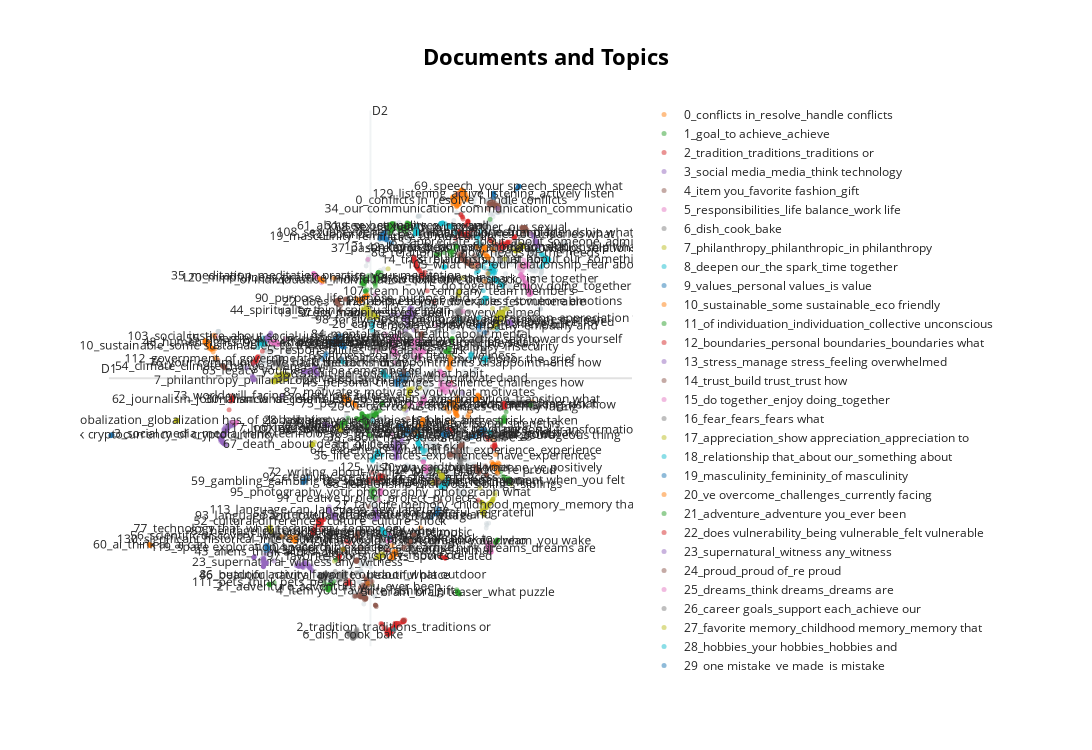

Here is the notebook cell this chart was saved with:
### Code cell
from umap import UMAP

topic_model.visualize_documents(questions, embeddings=embeddings)

# Reduce dimensionality of embeddings, this step is optional but much faster to perform iteratively:
reduced_embeddings = UMAP(n_neighbors=10, n_components=2, min_dist=0.0, metric='cosine').fit_transform(embeddings)
topic_model.visualize_documents(questions, reduced_embeddings=reduced_embeddings)
